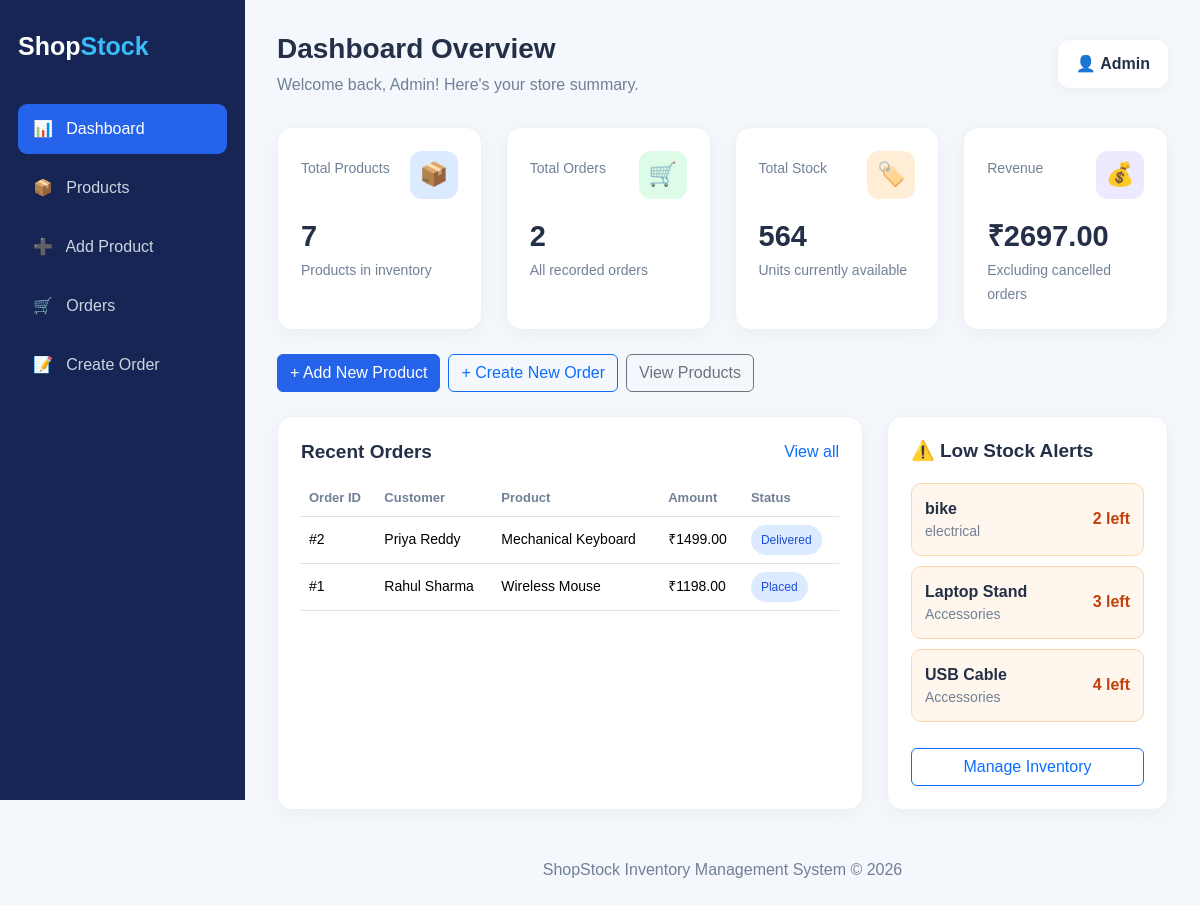
The page / on the database its author committed.
### app.py (models this page shows)
class Order(db.Model):
    id = db.Column(db.Integer, primary_key=True)
    customer_name = db.Column(db.String(100), nullable=False)
    product_id = db.Column(
        db.Integer,
        db.ForeignKey("product.id"),
        nullable=False
    )
    quantity = db.Column(db.Integer, nullable=False)
    total_amount = db.Column(db.Float, nullable=False)
    status = db.Column(
        db.String(20),
        nullable=False,
        default="Placed"
    )
    created_at = db.Column(
        db.DateTime,
        default=datetime.utcnow
    )
    product = db.relationship(
        "Product",
        back_populates="orders"
    )

class Product(db.Model):
    id = db.Column(db.Integer, primary_key=True)
    name = db.Column(db.String(100), nullable=False)
    category = db.Column(db.String(80), nullable=False)
    price = db.Column(db.Float, nullable=False)
    stock = db.Column(db.Integer, nullable=False, default=0)
    orders = db.relationship(
        "Order",
        back_populates="product"
    )

### app.py (the view)
@app.route("/")
def dashboard():
    total_products = Product.query.count()
    total_orders = Order.query.count()
    total_stock = (
        db.session.query(func.sum(Product.stock)).scalar() or 0
    )
    total_revenue = (
        db.session.query(func.sum(Order.total_amount))
        .filter(Order.status != "Cancelled")
        .scalar() or 0
    )
    low_stock_products = (
        Product.query
        .filter(Product.stock <= 5)
        .order_by(Product.stock.asc())
        .all()
    )
    recent_orders = (
        Order.query
        .order_by(Order.created_at.desc())
        .limit(5)
        .all()
    )
    return render_template(
        "dashboard.html",
        total_products=total_products,
        total_orders=total_orders,
        total_stock=total_stock,
        total_revenue=total_revenue,
        low_stock_products=low_stock_products,
        recent_orders=recent_orders
    )

### templates/dashboard.html (shortened to what this page needs)
<!DOCTYPE html>
<html lang="en">
<head>
    <link href="https://cdn.jsdelivr.net/npm/bootstrap@5.3.3/dist/css/bootstrap.min.css"
          rel="stylesheet">
</head>
<body>
    <aside class="sidebar">
        <div class="brand">Shop<span>Stock</span></div>
        <nav>
            <a href="{{ url_for('dashboard') }}" class="nav-link active">
                📊 &nbsp; Dashboard
            </a>
            <a href="{{ url_for('products') }}" class="nav-link">
                📦 &nbsp; Products
            </a>
            <a href="{{ url_for('add_product') }}" class="nav-link">
                ➕ &nbsp; Add Product
            </a>
            <a href="{{ url_for('orders') }}" class="nav-link">
                🛒 &nbsp; Orders
            </a>
            <a href="{{ url_for('create_order') }}" class="nav-link">
                📝 &nbsp; Create Order
            </a>
        </nav>
    </aside>
    <main class="main">
        <header class="topbar">
            <div>
                <h1>Dashboard Overview</h1>
                <p class="muted mb-0">
                    Welcome back, Admin! Here's your store summary.
                </p>
            </div>
            <div class="admin">
                👤 <strong>Admin</strong>
            </div>
        </header>
        <div class="row g-4 mb-4">
            <div class="col-12 col-sm-6 col-xl-3">
                <div class="stat-card">
                    <div class="d-flex justify-content-between align-items-center mb-3">
                        <span class="stat-label">Total Products</span>
                        <div class="stat-icon blue">📦</div>
                    </div>
                    <p class="stat-value">{{ total_products }}</p>
                    <small class="muted">Products in inventory</small>
                </div>
            </div>
            <div class="col-12 col-sm-6 col-xl-3">
                <div class="stat-card">
                    <div class="d-flex justify-content-between align-items-center mb-3">
                        <span class="stat-label">Total Orders</span>
                        <div class="stat-icon green">🛒</div>
                    </div>
                    <p class="stat-value">{{ total_orders }}</p>
                    <small class="muted">All recorded orders</small>
                </div>
            </div>
            <div class="col-12 col-sm-6 col-xl-3">
                <div class="stat-card">
                    <div class="d-flex justify-content-between align-items-center mb-3">
                        <span class="stat-label">Total Stock</span>
                        <div class="stat-icon orange">🏷️</div>
                    </div>
                    <p class="stat-value">{{ total_stock }}</p>
                    <small class="muted">Units currently available</small>
                </div>
            </div>
            <div class="col-12 col-sm-6 col-xl-3">
                <div class="stat-card">
                    <div class="d-flex justify-content-between align-items-center mb-3">
                        <span class="stat-label">Revenue</span>
                        <div class="stat-icon purple">💰</div>
                    </div>
                    <p class="stat-value">
                        ₹{{ "%.2f"|format(total_revenue) }}
                    </p>
                    <small class="muted">Excluding cancelled orders</small>
                </div>
            </div>
        </div>
        <div class="d-flex flex-wrap gap-2 mb-4">
            <a href="{{ url_for('add_product') }}"
               class="btn btn-primary">
                + Add New Product
            </a>
            <a href="{{ url_for('create_order') }}"
               class="btn btn-outline-primary">
                + Create New Order
            </a>
            <a href="{{ url_for('products') }}"
               class="btn btn-outline-secondary">
                View Products
            </a>
        </div>
        <div class="row g-4">
            <div class="col-12 col-xl-8">
                <section class="panel">
                    <div class="d-flex justify-content-between align-items-center mb-3">
                        <h2 class="mb-0">Recent Orders</h2>
                        <a href="{{ url_for('orders') }}"
                           class="text-decoration-none">
                            View all
                        </a>
                    </div>
                    <div class="table-responsive">
                        <table class="table table-hover">
                            <thead>
                                <tr>
                                    <th>Order ID</th>
                                    <th>Customer</th>
                                    <th>Product</th>
                                    <th>Amount</th>
                                    <th>Status</th>
                                </tr>
                            </thead>
                            <tbody>
                                {% for order in recent_orders %}
                                    <tr>
                                        <td>#{{ order.id }}</td>
                                        <td>{{ order.customer_name }}</td>
                                        <td>{{ order.product.name }}</td>
                                        <td>
                                            ₹{{ "%.2f"|format(order.total_amount) }}
                                        </td>
                                        <td>
                                            <span class="badge-status">
                                                {{ order.status }}
                                            </span>
                                        </td>
                                    </tr>
                                {% endfor %}
                            </tbody>
                        </table>
                    </div>
                </section>
            </div>
            <div class="col-12 col-xl-4">
                <section class="panel">
                    <h2>⚠️ Low Stock Alerts</h2>
                    {% for product in low_stock_products %}
                        <div class="low-stock d-flex justify-content-between align-items-center gap-2">
                            <div>
                                <strong>{{ product.name }}</strong>
                                <div class="muted small">
                                    {{ product.category }}
                                </div>
                            </div>
                            <div class="stock-number">
                                {{ product.stock }} left
                            </div>
                        </div>
                    {% else %}
                        <p class="muted">
                            No low-stock products. Inventory looks good!
                        </p>
                    {% endfor %}
                    <a href="{{ url_for('products') }}"
                       class="btn btn-outline-primary w-100 mt-3">
                        Manage Inventory
                    </a>
                </section>
            </div>
        </div>
        <footer class="text-center muted mt-5 mb-3">
            ShopStock Inventory Management System
            &copy; {{ now_year if now_year is defined else 2026 }}
        </footer>
    </main>
</body>
</html>

### templates/dashboard.html (style rules this page uses)
* { box-sizing: border-box; }
body { margin: 0; font-family: Arial, sans-serif; background: #f4f7fb; color: #243047; }
.sidebar { width: 245px; min-height: 100vh; position: fixed; top: 0; left: 0; background: #172554; color: white; padding: 28px 18px; }
.brand { font-size: 25px; font-weight: bold; margin-bottom: 38px; }
.brand span { color: #38bdf8; }
.nav-link { color: #cbd5e1; padding: 13px 15px; margin-bottom: 9px; border-radius: 9px; text-decoration: none; display: block; }
.nav-link:hover, .nav-link.active { background: #2563eb; color: white; }
.main { margin-left: 245px; padding: 32px; }
.topbar { display: flex; justify-content: space-between; align-items: center; gap: 15px; margin-bottom: 30px; }
.topbar h1 { font-size: 28px; font-weight: 700; margin-bottom: 7px; }
.muted { color: #718096; }
.admin { background: white; border-radius: 12px; padding: 12px 18px; box-shadow: 0 3px 15px #1725540c; }
.stat-card { background: white; border-radius: 15px; padding: 23px; height: 100%; box-shadow: 0 5px 20px #1725540b; border: 1px solid #edf0f5; }
.stat-label { color: #718096; font-size: 14px; margin-bottom: 12px; }
.stat-value { font-size: 29px; font-weight: bold; margin: 0; overflow-wrap: anywhere; }
.stat-icon { width: 48px; height: 48px; display: flex; justify-content: center; align-items: center; border-radius: 12px; font-size: 23px; }
.blue { background: #dbeafe; }
.green { background: #dcfce7; }
.orange { background: #ffedd5; }
.purple { background: #ede9fe; }
.panel { background: white; border-radius: 15px; padding: 23px; box-shadow: 0 5px 20px #1725540b; border: 1px solid #edf0f5; height: 100%; }
.panel h2 { font-size: 19px; font-weight: bold; margin-bottom: 20px; }
.table th { font-size: 13px; color: #718096; font-weight: 600; white-space: nowrap; }
.table td { vertical-align: middle; font-size: 14px; }
.badge-status { display: inline-block; padding: 6px 10px; border-radius: 20px; font-size: 12px; background: #dbeafe; color: #1d4ed8; }
.low-stock { background: #fff7ed; border: 1px solid #fed7aa; border-radius: 10px; padding: 13px; margin-bottom: 10px; }
.stock-number { color: #c2410c; font-weight: bold; }
.btn-primary { background: #2563eb; border-color: #2563eb; }

### rows shown on the page
Order: id "2", customer_name "Priya Reddy", product.name "Mechanical Keyboard", total_amount "1499.00", status "Delivered"
Order: id "1", customer_name "Rahul Sharma", product.name "Wireless Mouse", total_amount "1198.00", status "Placed"
Product: name "bike", category "electrical", stock "2"
Product: name "Laptop Stand", category "Accessories", stock "3"
Product: name "USB Cable", category "Accessories", stock "4"

### other values the page prints
{{ total_products }} "7"
{{ total_orders }} "2"
{{ total_stock }} "564"
{{ "%.2f"|format(total_revenue) }} "2697.00"
{{ now_year if now_year is defined else 2026 }} "2026"
